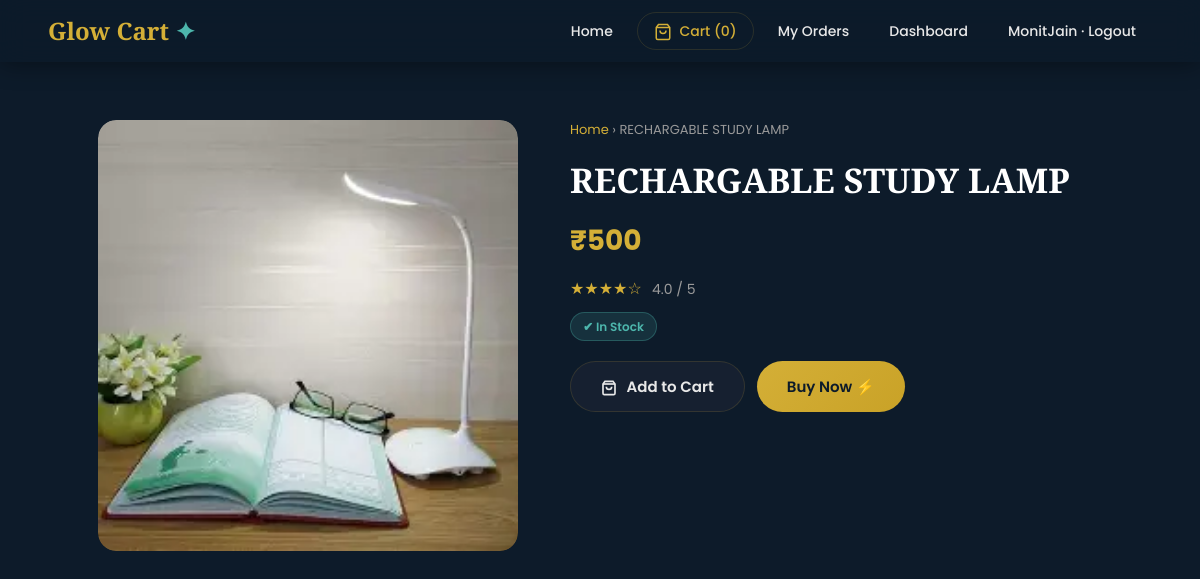
The page /product/1/ (signed in) on the database its author committed.
### store/models.py (models this page shows, shortened)
class Product(models.Model):
    name        = models.CharField(max_length=100)
    price       = models.IntegerField()
    image       = models.ImageField(upload_to='images/')
    description = models.TextField(blank=True, default='')

### store/views.py (the view)
# urls.py: path('product/<int:id>/', views.product_detail, name='product_detail'),
def product_detail(request, id):
    track_visitor(request)
    product = get_object_or_404(Product, id=id)
    return render(request, 'product.html', {'product': product})

### store/views.py (called while the page is built)
def track_visitor(request):
    if not request.session.session_key:
        request.session.create()
    SiteVisitor.objects.update_or_create(
        session_key=request.session.session_key,
        defaults={
            'page':         request.path,
            'is_logged_in': request.user.is_authenticated,
        }
    )

### store/templates/product.html (shortened to what this page needs)
{% load static %}
<!DOCTYPE html>
<html lang="en">
<head>
  <link rel="stylesheet" href="{% static 'css/style.css' %}">
</head>
<body>
  <nav class="navbar scrolled" id="navbar">
    <a href="/" class="logo">Glow Cart <span class="logo-star">✦</span></a>
    <div class="nav-links" id="nav-links">
      <a href="/">Home</a>
      <a href="/cart/" class="nav-cart">
        <svg viewBox="0 0 24 24" fill="none" stroke="currentColor" stroke-width="2" width="18" height="18" style="vertical-align:middle;margin-right:4px"><path d="M6 2L3 6v14a2 2 0 002 2h14a2 2 0 002-2V6l-3-4z"/><line x1="3" y1="6" x2="21" y2="6"/><path d="M16 10a4 4 0 01-8 0"/></svg>
        Cart (<span id="cart-count">0</span>)
      </a>
      {% if user.is_authenticated %}
        <a href="/orders/">My Orders</a>
        {% if user.is_staff %}<a href="/dashboard/">Dashboard</a>{% endif %}
        <form method="POST" action="/logout/" style="display:inline;">
          <button type="submit" class="logout-btn">{{ user.username }} · Logout</button>
        </form>
      {% else %}
        <a href="/login/" class="btn-outline-nav">Login</a>
        <a href="/signup/" class="btn-gold-nav">Sign Up</a>
      {% endif %}
    </div>
  </nav>
  <div class="product-container">
    <div class="product-img">
      <img src="{{ product.image.url }}" alt="{{ product.name|escapejs }}"
           id="product-img" style="max-width:100%;height:auto;"
           onerror="this.src='/static/images/placeholder.jpg'">
    </div>
    <div class="product-details">
      <p class="product-breadcrumb"><a href="/">Home</a> › {{ product.name }}</p>
      <h2>{{ product.name }}</h2>
      <p class="price">₹{{ product.price }}</p>
      <div class="product-rating">★★★★☆ <span>4.0 / 5</span></div>
      <p class="stock-badge">✔ In Stock</p>
      <div class="product-actions">
        <button class="btn cart-btn"
          data-name="{{ product.name|escapejs }}"
          data-price="{{ product.price|default:'0' }}"
          onclick="handleCart(this)">
          <svg viewBox="0 0 24 24" fill="none" stroke="currentColor" stroke-width="2.5" width="16" height="16" style="vertical-align:middle;margin-right:6px"><path d="M6 2L3 6v14a2 2 0 002 2h14a2 2 0 002-2V6l-3-4z"/><line x1="3" y1="6" x2="21" y2="6"/><path d="M16 10a4 4 0 01-8 0"/></svg>
          Add to Cart
        </button>
        <button class="btn buy-btn"
          data-name="{{ product.name|escapejs }}"
          data-price="{{ product.price|default:'0' }}"
          onclick="buyNow(this)">
          Buy Now ⚡
        </button>
      </div>
    </div>
  </div>
</body>
</html>

### store/static/css/style.css (style rules this page uses)
:root { --bg: #0D1B2A; --bg2: #1C1C1C; --brown: #4B3B2B; --gold: #D4AF37; --teal: #4DB6AC; --beige: #F5F5DC; --text: #e8e8e8; --text-muted: #9a9a9a; --card-bg: #162030; --border: rgba(212,175,55,0.15); --radius: 14px; --transition: all 0.3s ease-in-out; }
*, *::before, *::after { box-sizing: border-box; margin: 0; padding: 0; }
html { scroll-behavior: smooth; overflow-x: hidden; }
body { font-family: 'Poppins', sans-serif; background: var(--bg); color: var(--text); line-height: 1.6; overflow-x: hidden; }
a { text-decoration: none; color: inherit; }
img { display: block; max-width: 100%; height: auto; }
.navbar { position: fixed; top: 0; left: 0; right: 0; z-index: 999; display: flex; align-items: center; justify-content: space-between; padding: 18px 48px; background: transparent; transition: var(--transition); }
.navbar.scrolled { background: rgba(13,27,42,0.92); backdrop-filter: blur(14px); padding: 12px 48px; box-shadow: 0 2px 24px rgba(0,0,0,0.4); }
.logo { font-family: 'Playfair Display', serif; font-size: 24px; font-weight: 700; color: var(--gold); }
.logo-star { color: var(--teal); }
.nav-links { display: flex; align-items: center; gap: 8px; flex-wrap: wrap; }
.nav-links a { padding: 7px 16px; font-size: 14px; font-weight: 500; color: var(--text); border-radius: 30px; transition: var(--transition); position: relative; }
.nav-links a::after { content: ''; position: absolute; bottom: 2px; left: 16px; right: 16px; height: 2px; background: var(--gold); border-radius: 2px; transform: scaleX(0); transition: transform 0.3s ease; }
.nav-cart { font-size: 15px; font-weight: 600; color: var(--gold) !important; border: 1px solid var(--border) !important; }
.nav-cart::after { display: none !important; }
.logout-btn { background: none; border: none; font-family: 'Poppins', sans-serif; font-size: 14px; font-weight: 500; color: var(--text); cursor: pointer; padding: 7px 16px; border-radius: 30px; transition: var(--transition); }
.product-container { display: flex; gap: 52px; padding: 120px 48px 60px; max-width: 1100px; margin: auto; flex-wrap: wrap; align-items: flex-start; }
.product-img { position: relative; overflow: hidden; border-radius: 18px; }
.product-img img { width: 420px; max-width: 100%; border-radius: 18px; box-shadow: 0 12px 40px rgba(0,0,0,0.4); object-fit: cover; transition: transform 0.4s ease; }
.product-details { flex: 1; min-width: 280px; }
.product-breadcrumb { font-size: 13px; color: var(--text-muted); margin-bottom: 12px; }
.product-breadcrumb a { color: var(--gold); text-decoration: none; }
.product-details h2 { font-family: 'Playfair Display', serif; font-size: 34px; font-weight: 700; color: #fff; margin-bottom: 12px; }
.product-details .price { font-size: 28px; color: var(--gold); font-weight: 700; margin-bottom: 12px; }
.product-rating { font-size: 16px; color: var(--gold); margin-bottom: 10px; }
.product-rating span { font-size: 14px; color: var(--text-muted); margin-left: 6px; }
.stock-badge { display: inline-block; padding: 4px 12px; background: rgba(77,182,172,0.15); color: var(--teal); border: 1px solid rgba(77,182,172,0.3); border-radius: 20px; font-size: 12px; font-weight: 600; margin-bottom: 20px; }
.product-actions { display: flex; gap: 12px; flex-wrap: wrap; }
.product-details .btn { padding: 13px 30px; margin: 0; border: none; border-radius: 30px; font-family: 'Poppins', sans-serif; font-size: 15px; font-weight: 600; cursor: pointer; transition: var(--transition); }
.cart-btn { background: var(--card-bg); color: var(--text); border: 1px solid var(--border) !important; }
.buy-btn { background: linear-gradient(135deg, var(--gold), #c9a227); color: #0D1B2A; }

### rows shown on the page
Product: image (picture), name "RECHARGABLE STUDY LAMP", price "500"

### other values the page prints
{{ user.username }} "MonitJain"
